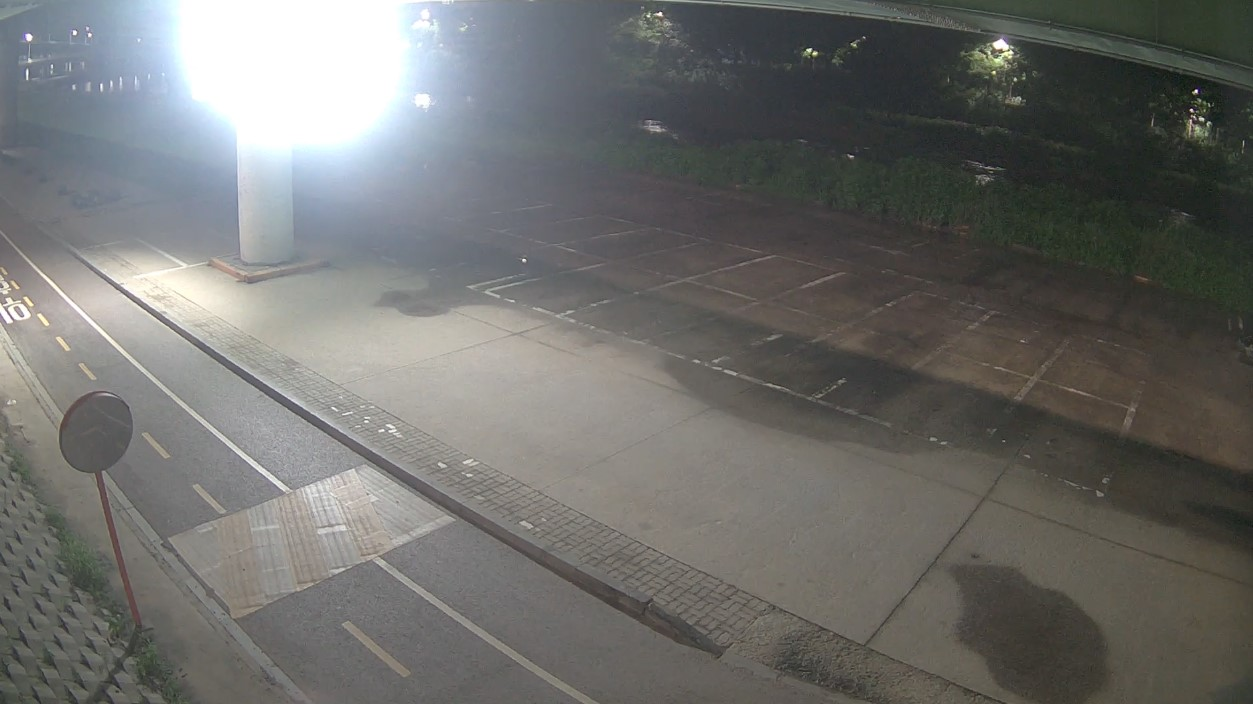
#> input picture demo/images/AY01.jpg, 1253 x 704 px; its folder holds only this picture in this run
$ jupyter execute --allow-errors 00_FT_sam.ipynb
#> lines starting #> are read from the running program, lines starting #| are printed output that depends on the picture
[cell 1]
import os
import cv2
import numpy as np
from tqdm import tqdm
from glob import glob
import torch
from collections import defaultdict
from sklearn.metrics import auc, roc_curve
import matplotlib.pyplot as plt
from pathlib import Path
from statistics import mean

from torch.nn import functional as F

from torch.nn.functional import threshold, normalize

from segment_anything.utils.transforms import ResizeLongestSide
from segment_anything import SamPredictor, sam_model_registry

## Model

[cell 2]
model_type = 'vit_l'
checkpoint = './Weights/sam_vit_l_0b3195.pth'
#> (the rest of this cell did not finish here and is left out)

#> (a cell that did not finish here is left out)

#> (a cell that did not finish here is left out)

## Datasets

[cell 5]
class TrainDataset:
    # [27 lines left out: functions __init__, preprocess, not called in this run]

    def __len__(self) -> int:
        return len(self.img_list)

    # [21 lines left out: function __getitem__, not called in this run]

[cell 6]
transformed_data = defaultdict(dict)
#> (the rest of this cell did not finish here and is left out)

[cell 7]
desired_size=(512, 512)

[cell 8]
def get_img_list(img_dir):
    img_list = []
    img_list = sorted([os.path.join(img_dir, f) for f in os.listdir(img_dir)])
    return img_list

def get_gt_list(gt_dir):
    gt_list = []
    gt_list = sorted([os.path.join(gt_dir, f) for f in os.listdir(gt_dir) if f.endswith(".png")])
    return gt_list

# [13 lines left out: function get_masks, not called in this run]

def get_dataset_list(img_dir, gt_dir, img_size=None):
    img_list = []
    gt_list = []

    img_list = get_img_list(img_dir)
    gt_list = get_gt_list(gt_dir)
    masks = get_masks(gt_list, img_size)


    return img_list, masks

### Train dataset

[cell 9]
train_img_dir = r"D:\WaterSegmentation\Datasets\DANU_WS_v1\train\images"

train_gt_dir = r"D:\WaterSegmentation\Datasets\DANU_WS_v1\train\masks"

#> (a cell that did not finish here is left out)

### Validation dataset

[cell 11]
class ValDataset:
    # [10 lines left out: function __init__, not called in this run]


    def __len__(self) -> int:
        return len(self.image_paths)

    # [5 lines left out: function __getitem__, not called in this run]

[cell 12]
val_img_dir = r"D:\WaterSegmentation\Datasets\DANU_WS_v1\valid\images"

val_gt_dir = r"D:\WaterSegmentation\Datasets\DANU_WS_v1\valid\masks"

#> (a cell that did not finish here is left out)

#> `image = cv2.resize(image, desired_size, interpolation=cv2.INTER_LINEAR)`:
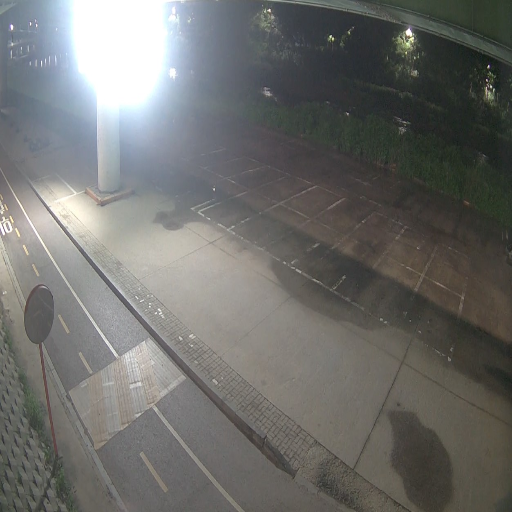
#> image: shape (512, 512, 3); mean R, G, B 110.1, 110.4, 107.8

N_val_img = len(val_img_list)
print(f"Total Number of Images : {N_val_img}")

N_val_gt = len(val_masks)
print(f"Total Number of GT : {N_val_gt}")

## Test datasets

[cell 14]
test_img_dir = r"D:\000_Datasets\20.Water segmentation\DANU_WS_v1\test\images"

test_gt_dir = r"D:\000_Datasets\20.Water segmentation\DANU_WS_v1\test\masks"

[cell 15]
test_img_list = sorted(glob(test_img_dir + "/*.jpg"))
N_test_img = len(test_img_list)
print(f"Total Number of Images : {N_test_img}")

[cell 16]
test_gt_list = sorted(glob(test_gt_dir + "/*.png"))
N_test_gt = len(test_gt_list)
print(f"Total Number of GT : {N_test_gt}")

[cell 17]
test_masks = {}

for i in tqdm(range(N_test_gt)):
    gt_grayscale = cv2.imread(test_gt_list[i], cv2.IMREAD_GRAYSCALE)
    if desired_size is not None:
        try:
            gt_grayscale = cv2.resize(gt_grayscale, (512,512), interpolation=cv2.INTER_LINEAR)
        except:
            print(test_gt_list[i])

    test_masks[i] = (gt_grayscale > 0)

## Preprocessing

## Fine tuning

[cell 18]
# [49 lines left out: functions train_on_batch, calculate_accuracy, not called in this run]

#> (a cell that did not finish here is left out)

[cell 20]
losses = []
val_losses = []
accuracies = []
best_val_loss = float('inf')  # Initialize best validation loss to positive infinity
val_acc = []

#> (the rest of this cell did not finish here and is left out)

#> (a cell that did not finish here is left out)

## Testing
### Prediction on Test dataset

[cell 22]
masks_tuned_list = {}
images_tuned_list= {}

#> (the rest of this cell did not finish here and is left out)

### Visualization

[cell 23]
fig, axs = plt.subplots(12, 20, figsize=(20, 12))

# Iterate over rows and columns
for i in range(12):
    for j in range(20):
        # Calculate the index for images_tuned_list and masks_binary_list
        index = i * 20 + j

        # Check if index is within the range of your data
        if index < len(images_tuned_list):
            # Display the RGB image
            axs[i, j].imshow(images_tuned_list[index], interpolation='none')

            # Create a blue mask with alpha channel
            blue_mask = np.zeros_like(masks_tuned_list[index])
            blue_mask[masks_tuned_list[index] == 1] = 1
            blue_mask_rgb = np.stack([np.zeros_like(blue_mask), np.zeros_like(blue_mask), blue_mask], axis=-1)
            # Overlay the blue mask on the RGB image
            axs[i, j].imshow(blue_mask_rgb, alpha=0.50)
            axs[i, j].axis('off')

# Reduce spacing between images
plt.subplots_adjust(wspace=0.03, hspace=0.03)

#Adjust layout to prevent clipping of subplot labels
#plt.tight_layout()
output_path = './241025_output_figure.png'
plt.savefig(output_path, dpi=300, bbox_inches='tight')
plt.show()
